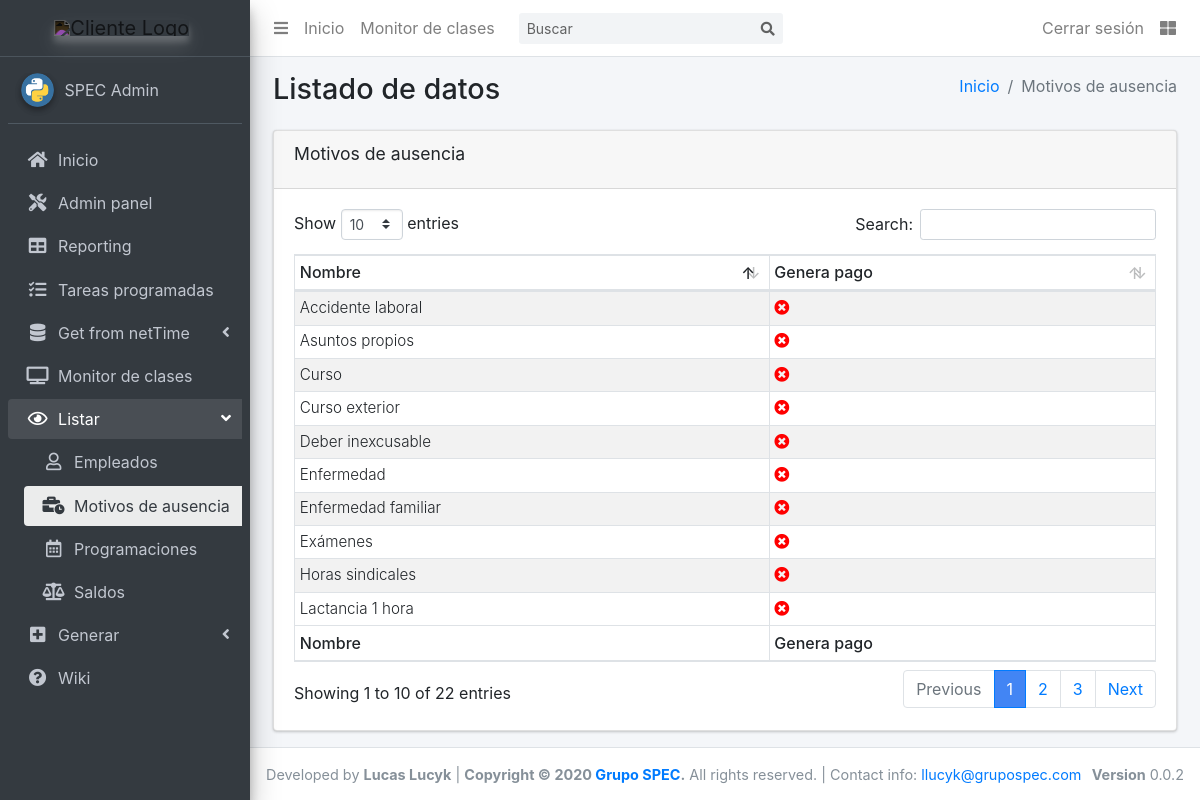
Page /list/motivos_ausencia/ (signed in) on the earlier database version.
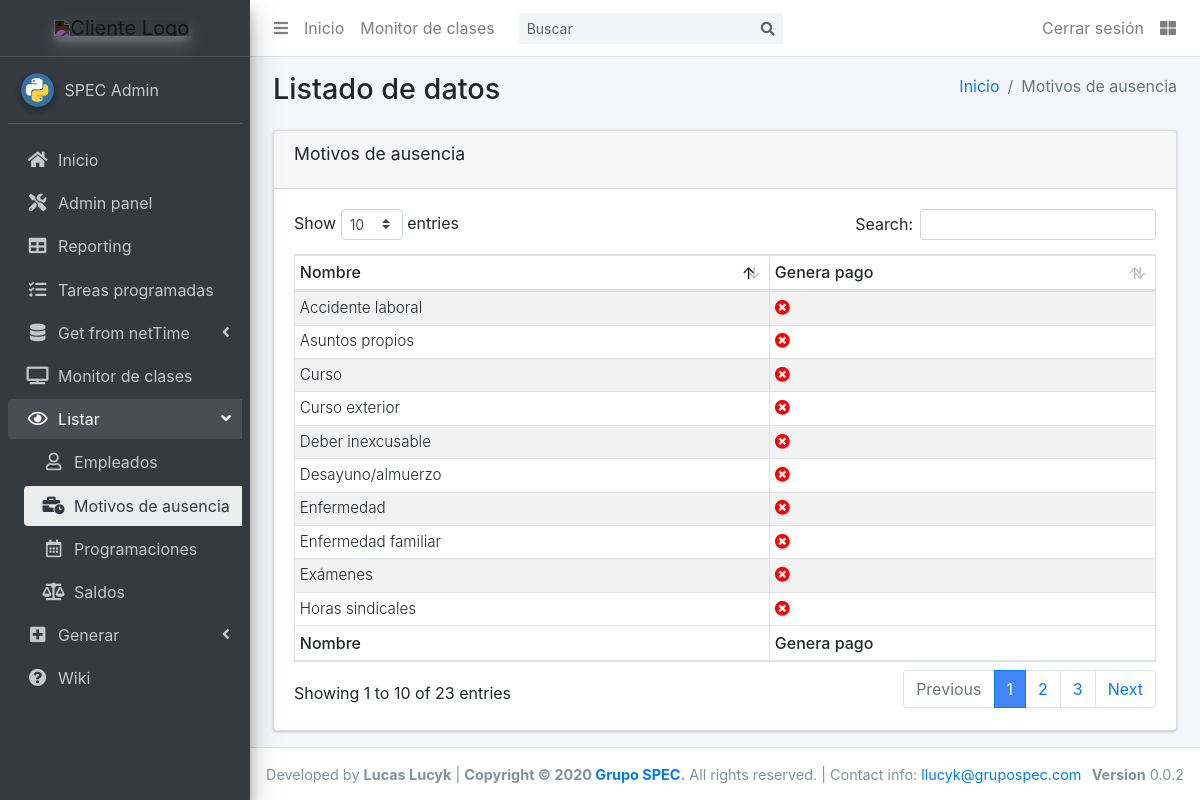
Same page on the later database version.
### scg_app/models.py (models this page shows, shortened)
class MotivoAusencia(models.Model):
    id_netTime = models.PositiveIntegerField(
        default=0,
        validators=[MinValueValidator(1)],
        unique=True,
    )
    nombre = models.CharField(max_length=50, unique=True, blank=False, null=False)
    genera_pago = models.BooleanField(blank=True, default=False)
    class Meta:
        verbose_name='Motivo de Ausencia'
        verbose_name_plural = 'Motivos de Ausencia'
        get_latest_by = 'nombre'

### scg_app/views.py (the view)
# urls.py: path('list/motivos_ausencia/', views.MotivosAusenciaList.as_view(), name='motivos_ausencia_view'),
class MotivosAusenciaList(LoginRequiredMixin, ListView):
    model = MotivoAusencia
    template_name = 'apps/scg_app/list/motivos_ausencia.html'
    context_object_name = 'motivos_list'
    ordering = ['nombre']

### templates/apps/scg_app/list/motivos_ausencia.html
{% extends "apps/scg_app/list/base.html" %}
{% block active_ver_mot_aus %} active {% endblock %}
{% block route %}
  <li class="breadcrumb-item"><a href="{% url 'index' %}">Inicio</a></li>
  <li class="breadcrumb-item active">Motivos de ausencia</li>
{% endblock route %}
{% block tableName %}Motivos de ausencia{% endblock %}
{% block tableHeaders %}
  <tr>
    <th>Nombre</th>
    <th>Genera pago</th>
  </tr>
{% endblock %}
{% block tableBody %}
  {% for motivo in motivos_list %}
    <tr>
      <td class="align-middle">{{motivo.nombre|capfirst}}</td>
      <td class="align-middle">
        {% if motivo.genera_pago %}
          <i class="fas fa-check-circle" style="color: green !important;"></i>
        {% else %}
          <i class="fas fa-times-circle" style="color: red !important;"></i>
        {% endif %}
      </td>
    </tr>
  {% endfor %}
{% endblock %}
{% block tableFooter %}
  <tr>
    <th>Nombre</th>
    <th>Genera pago</th>
  </tr>
{% endblock %}

Differences in the rows shown:
no longer on this page (row unchanged): MotivoAusencia: nombre "Lactancia 1 hora", genera_pago False (drawn)
added MotivoAusencia: nombre "Desayuno/almuerzo", genera_pago False (drawn)
Other differences:
text written by a page script: "Show entries Search: Showing 1 to 10 of 22 entries Previous 1 2 3 Next" → "Show entries Search: Showing 1 to 10 of 23 entries Previous 1 2 3 Next"
